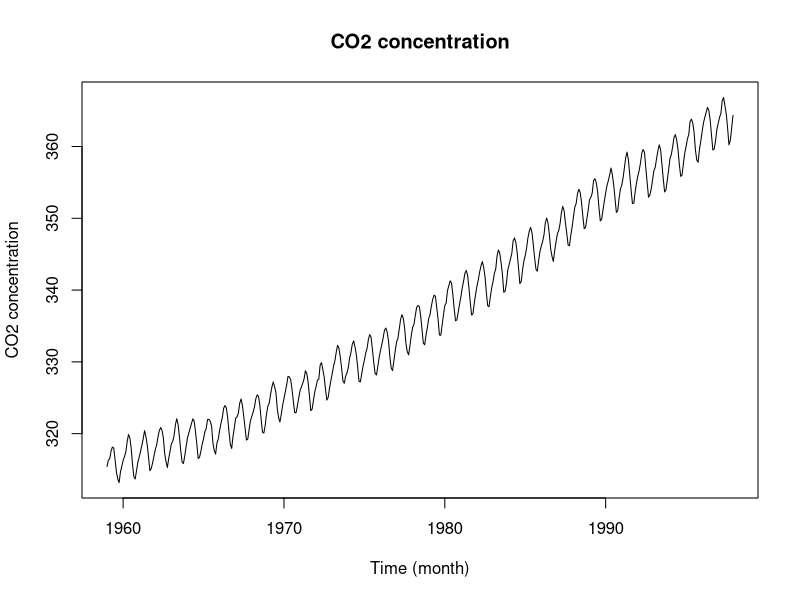
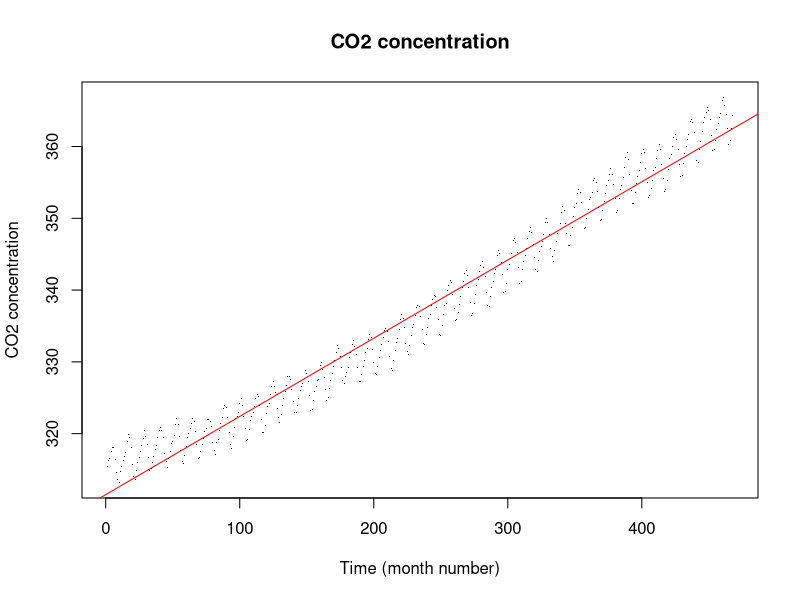

Here is the R script that generated these plots, in order: (Note: this script raises an error after producing the figures.)
## ---- chunk 1
  if (exists("lsg") == FALSE){ #Nur falls von RStudio aufgerufen
    lsg <- TRUE   #Wenn man die lsg ausgeben will dann lsg <- TRUE sonst 
  }
  if (exists("baseDir") == FALSE){ #Nur falls von RStudio aufgerufen
    baseDir = getwd()
  }
  ig <- function(name, scale = 1) {
     return (paste0("\\includegraphics[ scale =", scale,"]{", baseDir,"/", name, "}"))
  }
## ---- chunk 2
 # Loading the CO2 dataset
 data("co2", package = "datasets")
 co2_df <- data.frame(time = 1:length(co2), co2)
 head(co2_df)
 plot(co2, pch='.', main="CO2 concentration", xlab="Time (month)", ylab="CO2 concentration")
## ---- chunk 3
  maxl = lm(co2 ~ time, data = co2_df)
  d = coef(maxl)
  a = d[2]
  b = d[1]
  plot(co2_df, pch='.', main="CO2 concentration", xlab="Time (month number)", ylab="CO2 concentration")
  abline(maxl, col="red")
  maxl #Yearl 0.109 * 12
## ---- chunk 4
# Compile the model
mod <- cmdstan_model("~/Documents/GitHub/da/lab/pp/co2.stan")
# Prepare data for Stan
stan_data <- list(N = nrow(co2_df), time = co2_df$time, CO2 = co2_df$co2)
# Use the optimizing function
mle_results <- mod$optimize(data = stan_data)
par = as.data.frame(t(mle_results$mle()))
par
## ---- chunk 5
# Assuming mle_results contains the output from the Stan optimization
alpha_mle <- par$alpha
b_mle <-  par$b
a_mle <- par$a
omega_mle <- par$omega
phi_mle <- par$phi

# Generate predictions
predicted_co2 <- par$alpha + par$b * co2_df$time + par$a * sin( par$omega * co2_df$time + par$phi)

# Add predictions to the data frame
plot(co2_df$time, co2_df$co2, pch='.', main="CO2 concentration", xlab="Time (month)", ylab="CO2 concentration", type = 'l', col='blue')
lines(1:468,predicted_co2)
## ---- chunk 6
initial_omega <- 2 * pi / 12  # Initial guess for the frequency of by 1 to see  
initial_a <- 1  # Small amplitude, adjust based on visual inspection if needed
initial_phi <- 0  # No phase shift initially
initial_sigma <- sd(resid(maxl))
initial_alpha = coef(maxl)[1]
initial_b = coef(maxl)[2]


init = list( a = initial_a, omega = initial_omega, phi = initial_phi, sigma = initial_sigma, alpha = initial_alpha, b = initial_b, c=initial_c)

mle_results <- mod$optimize(iter=1000, data = stan_data, init = list(init))

par = as.data.frame(t(mle_results$mle()))
par
# Generate predictions
predicted_co2 <- par$alpha + par$b * co2_df$time +  par$a * sin( par$omega * co2_df$time + par$phi)

# Add predictions to the data frame
plot(co2_df$time, co2_df$co2, pch='.', main="CO2 concentration", xlab="Time (month)", ylab="CO2 concentration", type = 'l', col='blue')
lines(1:468,predicted_co2)
